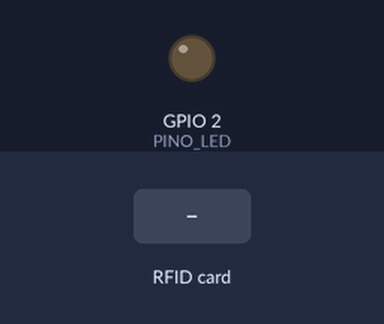
The sketch below on a simulated ESP32. On the bench: output pins drawn as LEDs (lit = HIGH). The inputs (shaded band) are chosen by the test bench. WiFi joins after 1.5 s; servers stay silent unless stated; uploads are accepted with an empty reply; what the sketch prints to the serial monitor is not drawn.

Above: at 3.6 s.
3.7 s: RFID card 5E 7A 19 C4 held to the reader
At 3.97 s:
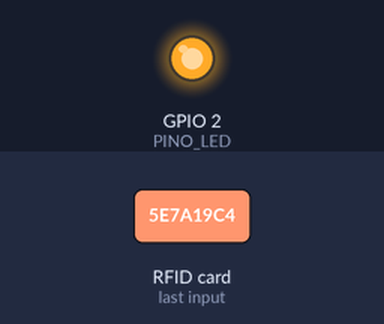
Timing chart, 0 to 6.7 s (numbered marks = the images above; inputs shaded):
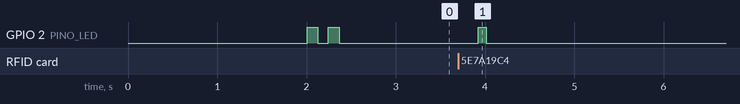

The sketch:

esp32-rfid.ino
```cpp
/* ============================================================
   Smart Store — leitor RFID da prateleira
   ESP32 + MFRC522 (RC522)
   ------------------------------------------------------------
   Lê a tag, envia o UID para o Worker, e o produto aparece no
   carrinho do cliente que está na loja.

   Bibliotecas necessárias (Gerenciador de Bibliotecas do Arduino):
     - MFRC522   (por GithubCommunity)
   O resto já vem com o core do ESP32.

   Ligação RC522 → ESP32
     SDA  (SS)  → GPIO 5
     SCK        → GPIO 18
     MOSI       → GPIO 23
     MISO       → GPIO 19
     RST        → GPIO 27
     GND        → GND
     3.3V       → 3.3V     ATENÇÃO: nunca 5V, queima o módulo

   Um LED no GPIO 2 (o embutido na maioria das placas) pisca a
   cada leitura: verde curto = enviado, três piscadas = erro.
   ============================================================ */

#include <WiFi.h>
#include <HTTPClient.h>
#include <SPI.h>
#include <MFRC522.h>

/* ---------- CONFIGURE AQUI ---------- */
const char* WIFI_NOME  = "SUA_REDE_WIFI";
const char* WIFI_SENHA = "SUA_SENHA";

const char* URL_WORKER = "https://smart-store-porta.contato-dudulopes.workers.dev/produto";

/* ---------- pinos ---------- */
#define PINO_SS   5
#define PINO_RST  27
#define PINO_LED  2

MFRC522 leitor(PINO_SS, PINO_RST);

/* evita reenviar a mesma tag se ela ficar encostada */
String ultimaTag = "";
unsigned long ultimaEm = 0;
const unsigned long ESPERA_MS = 3000;

/* ============================================================ */

void setup() {
  Serial.begin(115200);
  delay(400);

  pinMode(PINO_LED, OUTPUT);
  digitalWrite(PINO_LED, LOW);

  SPI.begin();
  leitor.PCD_Init();
  delay(50);

  Serial.println();
  Serial.println("=== Smart Store — leitor RFID ===");
  leitor.PCD_DumpVersionToSerial();

  conectarWiFi();
  Serial.println("Pronto. Aproxime uma tag.");
}

void loop() {
  if (WiFi.status() != WL_CONNECTED) {
    conectarWiFi();
    return;
  }

  /* nenhuma tag por perto */
  if (!leitor.PICC_IsNewCardPresent()) return;
  if (!leitor.PICC_ReadCardSerial())   return;

  String tag = uidParaTexto(leitor.uid.uidByte, leitor.uid.size);
  leitor.PICC_HaltA();
  leitor.PCD_StopCrypto1();

  /* mesma tag encostada há pouco? ignora */
  unsigned long agora = millis();
  if (tag == ultimaTag && (agora - ultimaEm) < ESPERA_MS) return;
  ultimaTag = tag;
  ultimaEm  = agora;

  Serial.println("Tag lida: " + tag);
  enviarTag(tag);
}

/* ============================================================ */

String uidParaTexto(byte* buffer, byte tamanho) {
  String s = "";
  for (byte i = 0; i < tamanho; i++) {
    if (buffer[i] < 0x10) s += "0";
    s += String(buffer[i], HEX);
  }
  s.toUpperCase();
  return s;
}

void conectarWiFi() {
  Serial.print("Conectando em ");
  Serial.print(WIFI_NOME);

  WiFi.mode(WIFI_STA);
  WiFi.begin(WIFI_NOME, WIFI_SENHA);

  int tentativas = 0;
  while (WiFi.status() != WL_CONNECTED && tentativas < 40) {
    delay(500);
    Serial.print(".");
    tentativas++;
  }

  if (WiFi.status() == WL_CONNECTED) {
    Serial.println();
    Serial.print("Conectado. IP: ");
    Serial.println(WiFi.localIP());
    piscar(2, 120);
  } else {
    Serial.println();
    Serial.println("Falhou. Tentando de novo em 5s.");
    delay(5000);
  }
}

void enviarTag(String tag) {
  HTTPClient http;
  http.begin(URL_WORKER);
  http.addHeader("Content-Type", "application/json");
  http.setTimeout(8000);

  String corpo = "{\"tag\":\"" + tag + "\"}";
  int codigo = http.POST(corpo);
  String resposta = http.getString();
  http.end();

  Serial.print("HTTP ");
  Serial.print(codigo);
  Serial.print("  ");
  Serial.println(resposta);

  if (codigo == 200) {
    piscar(1, 90);                       /* enviado */
  } else if (codigo == 409) {
    Serial.println(">> Nenhum cliente na loja. Passe o QR na porta primeiro.");
    piscar(2, 300);
  } else {
    piscar(3, 100);                      /* erro */
  }
}

void piscar(int vezes, int ms) {
  for (int i = 0; i < vezes; i++) {
    digitalWrite(PINO_LED, HIGH);
    delay(ms);
    digitalWrite(PINO_LED, LOW);
    delay(ms);
  }
}
```

Measured:
- after the input at 3.7 s, GPIO 2 (PINO_LED): LOW → HIGH after 0.23 s, → LOW 0.09 s later
